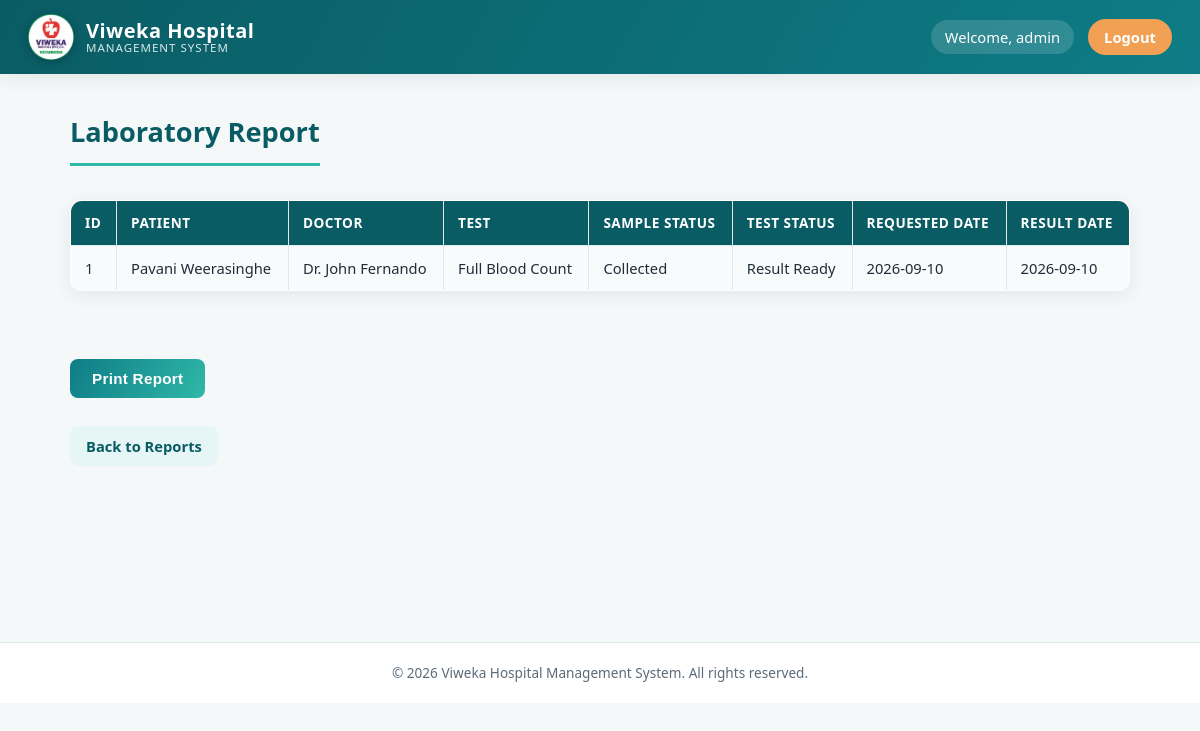
Page /laboratory_report.php (signed in) on the committed database.
### tables this page shows
CREATE TABLE `laboratory_tests` (
  `test_id` int(11) NOT NULL,
  `patient_id` int(11) NOT NULL,
  `doctor_id` int(11) NOT NULL,
  `test_name` varchar(100) NOT NULL,
  `sample_status` varchar(50) DEFAULT 'Pending',
  `result` text DEFAULT NULL,
  `test_status` varchar(50) DEFAULT 'Requested',
  `requested_date` date DEFAULT NULL,
  `result_date` date DEFAULT NULL
);

CREATE TABLE `patients` (
  `patient_id` int(11) NOT NULL,
  `first_name` varchar(100) NOT NULL,
  `last_name` varchar(100) NOT NULL,
  `dob` date DEFAULT NULL,
  `gender` varchar(20) DEFAULT NULL,
  `phone` varchar(20) DEFAULT NULL,
  `email` varchar(100) DEFAULT NULL,
  `address` text DEFAULT NULL,
  `blood_group` varchar(10) DEFAULT NULL,
  `created_at` timestamp NOT NULL DEFAULT current_timestamp()
);

CREATE TABLE `doctors` (
  `doctor_id` int(11) NOT NULL,
  `doctor_name` varchar(100) NOT NULL,
  `specialization` varchar(100) DEFAULT NULL,
  `phone` varchar(20) DEFAULT NULL,
  `email` varchar(100) DEFAULT NULL,
  `department_id` int(11) DEFAULT NULL
);

### laboratory_report.php (the view, shortened to what this page needs)
<?php
include "db.php";
$sql = "SELECT
            laboratory_tests.*,
            patients.first_name,
            patients.last_name,
            doctors.doctor_name
        FROM laboratory_tests
        INNER JOIN patients
        ON laboratory_tests.patient_id = patients.patient_id
        INNER JOIN doctors
        ON laboratory_tests.doctor_id = doctors.doctor_id
        ORDER BY requested_date DESC";
$result = $conn->query($sql);
?>
<!DOCTYPE html>
<html>
<head>
    <link rel="stylesheet" href="css/style.css">
</head>
<body>
<?php include __DIR__ . '/includes/header.php'; ?>
<main class="page-wrapper">
<h1>Laboratory Report</h1>
<table border="1" cellpadding="10">
<tr>
    <th>ID</th>
    <th>Patient</th>
    <th>Doctor</th>
    <th>Test</th>
    <th>Sample Status</th>
    <th>Test Status</th>
    <th>Requested Date</th>
    <th>Result Date</th>
</tr>
<?php while ($row = $result->fetch_assoc()) { ?>
<tr>
    <td><?php echo $row['test_id']; ?></td>
    <td>
        <?php
        echo $row['first_name']
           . " "
           . $row['last_name'];
        ?>
    </td>
    <td><?php echo $row['doctor_name']; ?></td>
    <td><?php echo $row['test_name']; ?></td>
    <td><?php echo $row['sample_status']; ?></td>
    <td><?php echo $row['test_status']; ?></td>
    <td><?php echo $row['requested_date']; ?></td>
    <td><?php echo $row['result_date']; ?></td>
</tr>
<?php } ?>
</table>
<br>
<button onclick="window.print()">
    Print Report
</button>
<br><br>
<a href="reports.php">
    Back to Reports
</a>
</main>
<?php include __DIR__ . '/includes/footer.php'; ?>
</body>
</html>

### css/style.css (style rules this page uses)
:root { --primary: #0e7c86; --primary-dark: #0a5c64; --primary-light: #e6f5f6; --accent: #2fb8a8; --accent-2: #f2a154; --success: #1f9d55; --success-bg: #e8f8ee; --danger: #d64545; --danger-bg: #fdecec; --text-dark: #1f2d3a; --text-muted: #5c6b78; --bg: #f4f8f9; --card-bg: #ffffff; --border: #e1e8ea; --radius: 12px; --shadow: 0 4px 18px rgba(16, 42, 47, 0.08); --shadow-lg: 0 12px 32px rgba(16, 42, 47, 0.14); --font: 'Segoe UI', 'Poppins', Arial, sans-serif; }
* { box-sizing: border-box; }
html, body { margin: 0; padding: 0; font-family: var(--font); background: var(--bg); color: var(--text-dark); line-height: 1.5; }
.page-wrapper { max-width: 1100px; margin: 28px auto 60px; padding: 0 20px; min-height: 60vh; }
h1 { color: var(--primary-dark); font-size: 1.7rem; margin: 10px 0 18px; border-bottom: 3px solid var(--accent); padding-bottom: 10px; display: inline-block; }
a { color: var(--primary); text-decoration: none; }
.card, form, table { background: var(--card-bg); border-radius: var(--radius); box-shadow: var(--shadow); }
.page-wrapper > a { display: inline-block; margin: 4px 10px 12px 0; padding: 9px 16px; background: var(--primary-light); color: var(--primary-dark); border-radius: 8px; font-weight: 600; font-size: 0.92rem; transition: background 0.15s ease, transform 0.15s ease; }
button, input[type=submit], .btn { display: inline-block; margin-top: 18px; padding: 11px 22px; background: linear-gradient(120deg, var(--primary), var(--accent)); color: #fff; border: none; border-radius: 8px; font-size: 0.95rem; font-weight: 700; letter-spacing: 0.3px; cursor: pointer; transition: transform 0.15s ease, box-shadow 0.15s ease; text-decoration: none; }
table { width: 100%; border-collapse: collapse; margin: 16px 0 26px; overflow: hidden; }
table, th, td { border: 1px solid var(--border) !important; }
th { background: var(--primary-dark); color: #fff; padding: 12px 14px; text-align: left; font-size: 0.85rem; text-transform: uppercase; letter-spacing: 0.5px; }
td { padding: 11px 14px; font-size: 0.92rem; color: var(--text-dark); }
tr:nth-child(even) td { background: #f8fbfb; }

### rows in the picture
laboratory_tests: test_id "1", patient.first_name "Pavani", patient.last_name "Weerasinghe", doctor.doctor_name "Dr. John Fernando", test_name "Full Blood Count", sample_status "Collected", test_status "Result Ready", requested_date "2026-09-10", result_date "2026-09-10"

### other values in the picture
$__viweka_username "admin"
